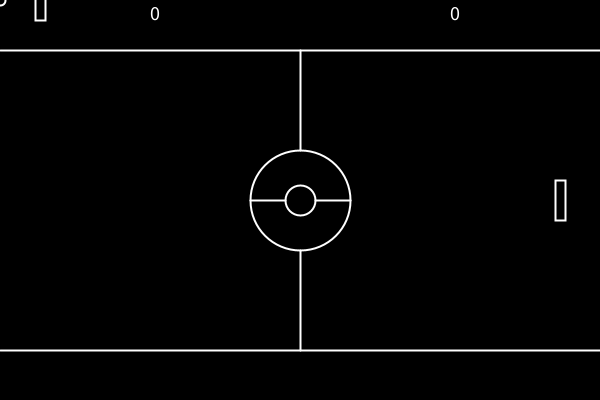
Frame 1 (no input)
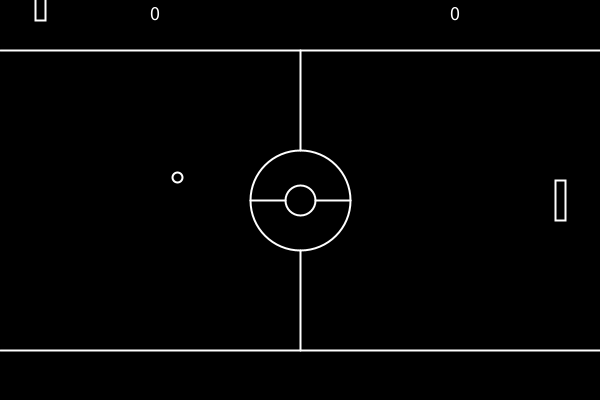
Frame 60 (the mouse pressed at the canvas centre just before this capture)
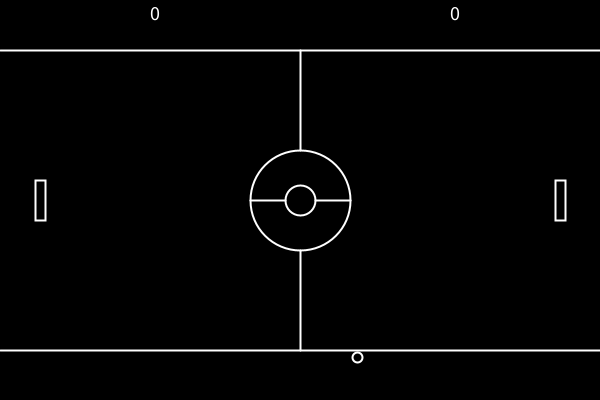
Frame 120 (the mouse held since frame 60 and released just before this capture)

The Processing sketch that drew these frames (run headless with seeded random() and noise(); from frame 60 on, the mouse is pressed at the canvas centre):

// Processing sketch: processing_163431
// ── processing_163431.pde

/*

 noodles
 
 */

int x=0;
int y=0;
int my= 3;
int mx=3;
//my= how much moving on y axis
//mx= how much moving on x axis
int P2Y = 200;

int p1Score = 0;
int p2Score = 0;

void setup() {
  size (600, 400);
}

void draw () {
  drawBackground();
  fill(0);
  ellipse(x, y, 10, 10);
  x+= mx;
  y+= my;
  if (y>height|| y<0) {
    my *= -1;
  }
  if (x>width) {
    mx *= -1;
    x=width/2;
    y = height/2;
    p1Score += 10000;
  }
  if (x<0) {
    mx *= -1;
    x=width/2;
    y = height/2;
    p2Score += 100;
  }
  paddle( 40, mouseY);
  paddle(560, P2Y);

  if ( abs(x-40)<10 && abs(y-mouseY)<20 ) {
    mx= abs(mx);
  }
  if (abs(x-560)<10 && abs(y-P2Y)<20) {
    mx= -abs(mx);
  }
}

//the soft egg goes to sleep

void keyPressed() {
  if (key == 'w') {
    P2Y -= 1;
  }
  if (key == 's') {
    P2Y += 1;
  }
}

void paddle(int x, int y) {
  fill(0);
  rectMode(CENTER);
  rect(x, y, 10, 40);
}

void drawBackground() {
  background(0);
  stroke(255);
  strokeWeight(2);
  line(0, 50, width, 50);
  line(0, height-50, width, height-50);
  noFill();
  ellipse(width/2, height/2, 100, 100);
  line(width/2, 50, width/2, 150);
  line(width/2, width/2 + 50, width/2, width/2 - 50);
  ellipse(width/2, height/2, 30, 30);
  line(width/2 - 50, height/2, width/2 - 15, height/2);
  line(width/2 + 50, height/2, width/2 + 15, height/2);

  fill(255);
  textSize(20);
  text(p1Score, 150, 20);
  text(p2Score, width-150, 20);
}
